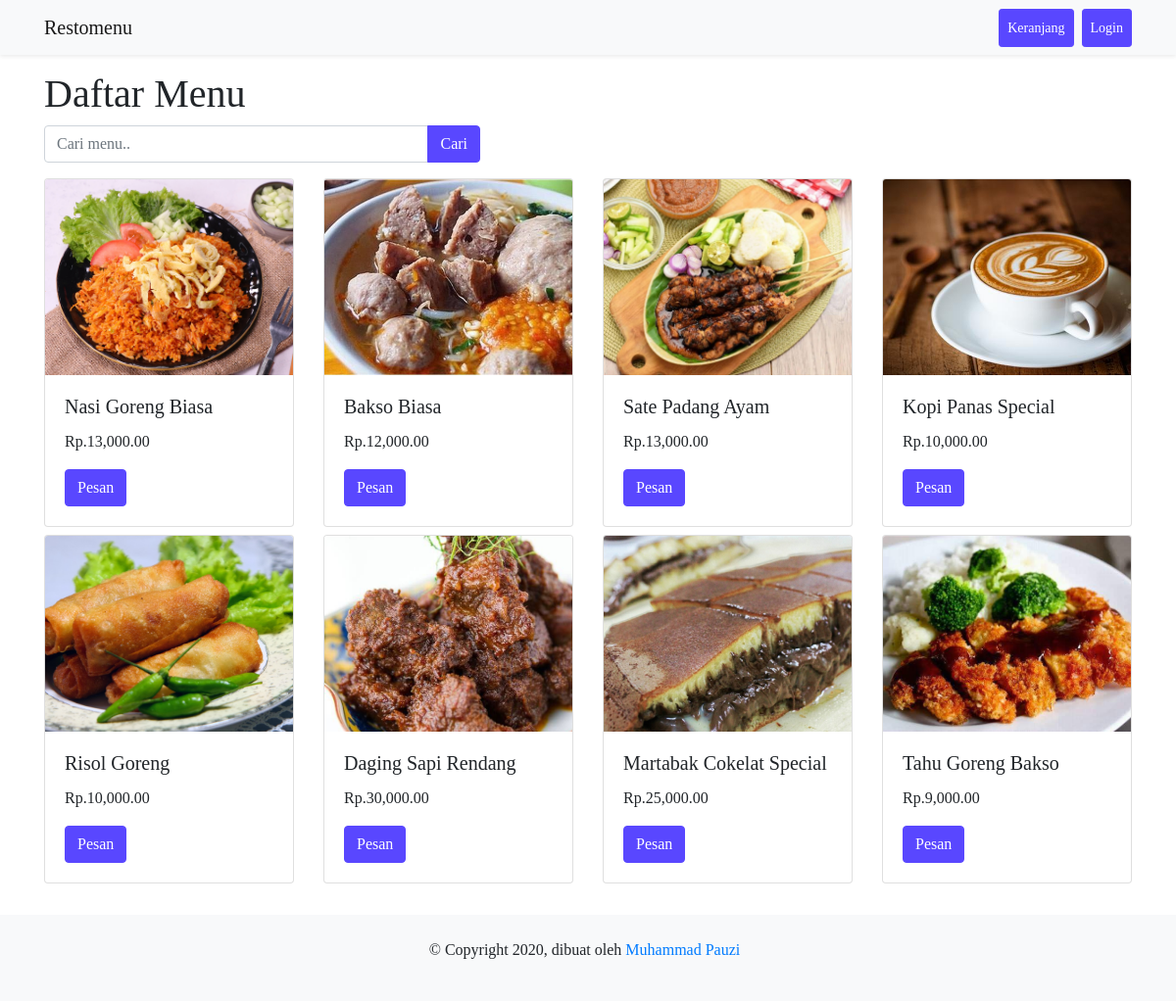
/pesan.php, run on the app's committed database.
### tables this page shows
CREATE TABLE `menu` (
  `id` int(11) NOT NULL,
  `nama` varchar(128) NOT NULL,
  `kategori` varchar(128) NOT NULL,
  `harga` int(11) NOT NULL,
  `gambar` varchar(255) NOT NULL
);

### proses/functions.php (called while the page is built, shortened)
<?php
function getConn()
{
    return mysqli_connect("localhost", 'root', '', 'db_restomenu');
}
function query($query)
{
    $conn = getConn();
    $result = mysqli_query($conn, $query);
    $rows = [];
    while ($row = mysqli_fetch_assoc($result)) {
        $rows[] = $row;
    }
    return $rows;
}

### pesan.php (the view, shortened to what this page needs)
<?php
$daftarMenu = query("SELECT * FROM menu");
?>
<!DOCTYPE html>
<html lang="en">
<head>
    <link rel="stylesheet" href="vendor/bootstrap4/css/bootstrap.min.css">
    <link rel="stylesheet" href="assets/css/style.css">
</head>
<body>
    <nav class="navbar navbar-expand-lg navbar-light bg-light shadow-sm">
        <div class="container">
            <a class="navbar-brand" href="pesan.php">Restomenu</a>
            <div class="collapse navbar-collapse" id="navCollapse">
                <div class="navbar-nav ml-auto">
                    <a href="keranjang.php" class="nav-item nav-link btn btn-my-color btn-sm text-white mr-2">Keranjang</a>
                    <a href="login.php" class="nav-item nav-link btn btn-my-color btn-sm text-white">Login</a>
                </div>
            </div>
        </div>
    </nav>
    <div class="container main">
        <div class="row mt-3">
            <div class="col">
                <h1>Daftar Menu</h1>
            </div>
        </div>
        <div class="row">
            <div class="col-md-5">
                <form action="" method="post">
                    <div class="input-group mb-3">
                        <input type="text" class="form-control" placeholder="Cari menu.." autofocus autocomplete="off" name="keyword">
                        <div class="input-group-append">
                            <button class="btn btn-my-color" type="submit" name="cari">Cari</button>
                        </div>
                    </div>
                </form>
            </div>
        </div>
        <div class="row">
            <?php foreach ($daftarMenu as $m) : ?>
                <div class="col-md-3 mb-2">
                    <div class="card">
                        <img src="assets/image/<?= $m['gambar']; ?>" class="card-img-top" alt="...">
                        <div class="card-body">
                            <h5 class="card-title"><?= $m['nama']; ?></h5>
                            <p class="card-text"><?= 'Rp.' . number_format($m['harga'], 2, '.', ','); ?></p>
                            <form action="keranjang.php" method="post">
                                <button type="submit" name="pesan" class="btn btn-my-color">Pesan</button>
                            </form>
                        </div>
                    </div>
                </div>
            <?php endforeach; ?>
        </div>
    </div>
    <footer class="bg-light mt-4 p-4">
        <div class="container">
            <div class="row">
                <div class="col mx-auto text-center pl-2">
                    <p>&copy; Copyright 2020, dibuat oleh <a href="">Muhammad Pauzi</a></p>
                </div>
            </div>
        </div>
    </footer>
</body>
</html>

### assets/css/style.css (style rules this page uses)
* { font-family: 'Times New Roman'; }
.main { min-height: 100vh; }
.btn-my-color,.badge-my-color { color: white !important; background-color: #5947ff !important; border-color: #5947ff !important; }
.card-img-top { height: 200px; object-fit: cover; }

### data on the page
menu: gambar (picture), nama "Nasi Goreng Biasa", harga "13,000.00"
menu: gambar (picture), nama "Bakso Biasa", harga "12,000.00"
menu: gambar (picture), nama "Sate Padang Ayam", harga "13,000.00"
menu: gambar (picture), nama "Kopi Panas Special", harga "10,000.00"
menu: gambar (picture), nama "Risol Goreng", harga "10,000.00"
menu: gambar (picture), nama "Daging Sapi Rendang", harga "30,000.00"
menu: gambar (picture), nama "Martabak Cokelat Special", harga "25,000.00"
menu: gambar (picture), nama "Tahu Goreng Bakso", harga "9,000.00"
